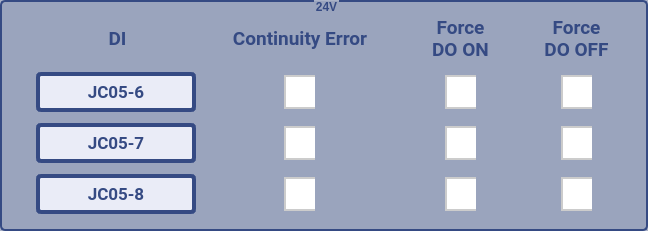
     <widget class="QGroupBox" name="groupBox_4">
      <property name="geometry">
       <rect>
        <x>667</x>
        <y>50</y>
        <width>648</width>
        <height>231</height>
       </rect>
      </property>
      <property name="styleSheet">
       <string notr="true">QGroupBox {
    font: 12pt &quot;Roboto&quot;;
    border: 2px solid rgb(53,74,131);
    border-radius: 5px;
   font-weight: bold;
   margin-top: 1ex;
background:color rgb(150,160,186,80%);
}

QGroupBox::title {
    subcontrol-position: top center;
    color: rgb(53,74,131);
  margin-top: -6ex;
 
}
</string>
      </property>
      <property name="title">
       <string>24V</string>
      </property>
      <widget class="QCheckBox" name="cbContErrHarnessDI1_OnOff_5">
       <property name="geometry">
        <rect>
         <x>561</x>
         <y>72</y>
         <width>31</width>
         <height>41</height>
        </rect>
       </property>
       <property name="font">
        <font>
         <pointsize>-1</pointsize>
        </font>
       </property>
       <property name="styleSheet">
        <string notr="true">QCheckBox {
    spacing: 18px; /* Adjust spacing between the checkbox and text */
    font-size: 28px; /* Set the font size */
    background-color: rgba(150, 160, 186, 1%); /* Background color */
 color:rgb(53,74, 131);
}

QCheckBox::indicator {
    width: 30px; /* Adjust the width of the checkbox indicator */
    height: 30px; /* Adjust the height of the checkbox indicator */
    border-radius: 30px; /* Make the indicator circular */
    border: 2px solid #cccccc; /* Add a border around the indicator */
color:rgb(53,74, 131);
}

QCheckBox::indicator:checked {
    background-color: #000000; /* Change the background color of the indicator when checked */
    border: 2px solid #ffffff; /* Add a border around the indicator when checked */
color:rgb(53,74, 131);
}

QCheckBox::indicator:unchecked {
    background-color: #ffffff; /* Change the background color of the indicator when unchecked */
color:rgb(53,74, 131);
}
</string>
       </property>
       <property name="text">
        <string/>
       </property>
      </widget>
      <widget class="QLabel" name="label_109">
       <property name="geometry">
        <rect>
         <x>536</x>
         <y>15</y>
         <width>81</width>
         <height>46</height>
        </rect>
       </property>
       <property name="font">
        <font>
         <family>Roboto</family>
         <pointsize>14</pointsize>
         <weight>75</weight>
         <bold>true</bold>
        </font>
       </property>
       <property name="styleSheet">
        <string notr="true">background:color rgb(150,160,186,1%);
color:rgb(53,74, 131);</string>
       </property>
       <property name="text">
        <string>Force
DO OFF</string>
       </property>
       <property name="alignment">
        <set>Qt::AlignCenter</set>
       </property>
      </widget>
      <widget class="QCheckBox" name="cbContErrHarnessDI1_OnOff_6">
       <property name="geometry">
        <rect>
         <x>445</x>
         <y>72</y>
         <width>31</width>
         <height>41</height>
        </rect>
       </property>
       <property name="font">
        <font>
         <pointsize>-1</pointsize>
        </font>
       </property>
       <property name="styleSheet">
        <string notr="true">QCheckBox {
    spacing: 18px; /* Adjust spacing between the checkbox and text */
    font-size: 28px; /* Set the font size */
    background-color: rgba(150, 160, 186, 1%); /* Background color */
 color:rgb(53,74, 131);
}

QCheckBox::indicator {
    width: 30px; /* Adjust the width of the checkbox indicator */
    height: 30px; /* Adjust the height of the checkbox indicator */
    border-radius: 30px; /* Make the indicator circular */
    border: 2px solid #cccccc; /* Add a border around the indicator */
color:rgb(53,74, 131);
}

QCheckBox::indicator:checked {
    background-color: #000000; /* Change the background color of the indicator when checked */
    border: 2px solid #ffffff; /* Add a border around the indicator when checked */
color:rgb(53,74, 131);
}

QCheckBox::indicator:unchecked {
    background-color: #ffffff; /* Change the background color of the indicator when unchecked */
color:rgb(53,74, 131);
}
</string>
       </property>
       <property name="text">
        <string/>
       </property>
      </widget>
      <widget class="QLabel" name="lblCorrectHDI2_5">
       <property name="geometry">
        <rect>
         <x>36</x>
         <y>123</y>
         <width>160</width>
         <height>40</height>
        </rect>
       </property>
       <property name="font">
        <font>
         <family>Roboto</family>
         <pointsize>13</pointsize>
         <weight>75</weight>
         <bold>true</bold>
        </font>
       </property>
       <property name="styleSheet">
        <string notr="true">background:rgb(234, 236, 247);
border: 4px solid rgb(53,74, 131);
color:rgb(53,74, 131);
border-radius:5px;



</string>
       </property>
       <property name="text">
        <string>JC05-7</string>
       </property>
       <property name="alignment">
        <set>Qt::AlignCenter</set>
       </property>
      </widget>
      <widget class="QCheckBox" name="cbContErrHarnessDO1_3">
       <property name="geometry">
        <rect>
         <x>284</x>
         <y>72</y>
         <width>31</width>
         <height>41</height>
        </rect>
       </property>
       <property name="font">
        <font>
         <pointsize>-1</pointsize>
        </font>
       </property>
       <property name="styleSheet">
        <string notr="true">QCheckBox {
    spacing: 18px; /* Adjust spacing between the checkbox and text */
    font-size: 28px; /* Set the font size */
    background-color: rgba(150, 160, 186, 1%); /* Background color */
 color:rgb(53,74, 131);
}

QCheckBox::indicator {
    width: 30px; /* Adjust the width of the checkbox indicator */
    height: 30px; /* Adjust the height of the checkbox indicator */
    border-radius: 30px; /* Make the indicator circular */
    border: 2px solid #cccccc; /* Add a border around the indicator */
color:rgb(53,74, 131);
}

QCheckBox::indicator:checked {
    background-color: #000000; /* Change the background color of the indicator when checked */
    border: 2px solid #ffffff; /* Add a border around the indicator when checked */
color:rgb(53,74, 131);
}

QCheckBox::indicator:unchecked {
    background-color: #ffffff; /* Change the background color of the indicator when unchecked */
color:rgb(53,74, 131);
}
</string>
       </property>
       <property name="text">
        <string/>
       </property>
      </widget>
      <widget class="QLabel" name="lblCorrectHDI1_3">
       <property name="geometry">
        <rect>
         <x>36</x>
         <y>72</y>
         <width>160</width>
         <height>40</height>
        </rect>
       </property>
       <property name="font">
        <font>
         <family>Roboto</family>
         <pointsize>13</pointsize>
         <weight>75</weight>
         <bold>true</bold>
        </font>
       </property>
       <property name="styleSheet">
        <string notr="true">background:rgb(234, 236, 247);
border: 4px solid rgb(53,74, 131);
color:rgb(53,74, 131);
border-radius:5px;



</string>
       </property>
       <property name="text">
        <string>JC05-6</string>
       </property>
       <property name="alignment">
        <set>Qt::AlignCenter</set>
       </property>
      </widget>
      <widget class="QLabel" name="label_110">
       <property name="geometry">
        <rect>
         <x>420</x>
         <y>15</y>
         <width>81</width>
         <height>46</height>
        </rect>
       </property>
       <property name="font">
        <font>
         <family>Roboto</family>
         <pointsize>14</pointsize>
         <weight>75</weight>
         <bold>true</bold>
        </font>
       </property>
       <property name="styleSheet">
        <string notr="true">background:color rgb(150,160,186,1%);
color:rgb(53,74, 131);</string>
       </property>
       <property name="text">
        <string>Force
DO ON</string>
       </property>
       <property name="alignment">
        <set>Qt::AlignCenter</set>
       </property>
      </widget>
      <widget class="QCheckBox" name="cbContErrHarnessDI2_OnOff_9">
       <property name="geometry">
        <rect>
         <x>445</x>
         <y>174</y>
         <width>31</width>
         <height>41</height>
        </rect>
       </property>
       <property name="font">
        <font>
         <pointsize>-1</pointsize>
        </font>
       </property>
       <property name="styleSheet">
        <string notr="true">QCheckBox {
    spacing: 18px; /* Adjust spacing between the checkbox and text */
    font-size: 28px; /* Set the font size */
    background-color: rgba(150, 160, 186, 1%); /* Background color */
 color:rgb(53,74, 131);
}

QCheckBox::indicator {
    width: 30px; /* Adjust the width of the checkbox indicator */
    height: 30px; /* Adjust the height of the checkbox indicator */
    border-radius: 30px; /* Make the indicator circular */
    border: 2px solid #cccccc; /* Add a border around the indicator */
color:rgb(53,74, 131);
}

QCheckBox::indicator:checked {
    background-color: #000000; /* Change the background color of the indicator when checked */
    border: 2px solid #ffffff; /* Add a border around the indicator when checked */
color:rgb(53,74, 131);
}

QCheckBox::indicator:unchecked {
    background-color: #ffffff; /* Change the background color of the indicator when unchecked */
color:rgb(53,74, 131);
}
</string>
       </property>
       <property name="text">
        <string/>
       </property>
      </widget>
      <widget class="QCheckBox" name="cbContErrHarnessDO2_5">
       <property name="geometry">
        <rect>
         <x>284</x>
         <y>123</y>
         <width>31</width>
         <height>41</height>
        </rect>
       </property>
       <property name="font">
        <font>
         <pointsize>-1</pointsize>
        </font>
       </property>
       <property name="styleSheet">
        <string notr="true">QCheckBox {
    spacing: 18px; /* Adjust spacing between the checkbox and text */
    font-size: 28px; /* Set the font size */
    background-color: rgba(150, 160, 186, 1%); /* Background color */
 color:rgb(53,74, 131);
}

QCheckBox::indicator {
    width: 30px; /* Adjust the width of the checkbox indicator */
    height: 30px; /* Adjust the height of the checkbox indicator */
    border-radius: 30px; /* Make the indicator circular */
    border: 2px solid #cccccc; /* Add a border around the indicator */
color:rgb(53,74, 131);
}

QCheckBox::indicator:checked {
    background-color: #000000; /* Change the background color of the indicator when checked */
    border: 2px solid #ffffff; /* Add a border around the indicator when checked */
color:rgb(53,74, 131);
}

QCheckBox::indicator:unchecked {
    background-color: #ffffff; /* Change the background color of the indicator when unchecked */
color:rgb(53,74, 131);
}
</string>
       </property>
       <property name="text">
        <string/>
       </property>
      </widget>
      <widget class="QLabel" name="lblCorrectHDI2_6">
       <property name="geometry">
        <rect>
         <x>36</x>
         <y>174</y>
         <width>160</width>
         <height>40</height>
        </rect>
       </property>
       <property name="font">
        <font>
         <family>Roboto</family>
         <pointsize>13</pointsize>
         <weight>75</weight>
         <bold>true</bold>
        </font>
       </property>
       <property name="styleSheet">
        <string notr="true">background:rgb(234, 236, 247);
border: 4px solid rgb(53,74, 131);
color:rgb(53,74, 131);
border-radius:5px;



</string>
       </property>
       <property name="text">
        <string>JC05-8</string>
       </property>
       <property name="alignment">
        <set>Qt::AlignCenter</set>
       </property>
      </widget>
      <widget class="QLabel" name="label_116">
       <property name="geometry">
        <rect>
         <x>214</x>
         <y>15</y>
         <width>172</width>
         <height>46</height>
        </rect>
       </property>
       <property name="font">
        <font>
         <family>Roboto</family>
         <pointsize>14</pointsize>
         <weight>75</weight>
         <bold>true</bold>
        </font>
       </property>
       <property name="styleSheet">
        <string notr="true">background:color rgb(150,160,186,0%);
color:rgb(53,74, 131);</string>
       </property>
       <property name="text">
        <string>Continuity Error</string>
       </property>
       <property name="alignment">
        <set>Qt::AlignCenter</set>
       </property>
      </widget>
      <widget class="QCheckBox" name="cbContErrHarnessDO2_6">
       <property name="geometry">
        <rect>
         <x>284</x>
         <y>174</y>
         <width>31</width>
         <height>41</height>
        </rect>
       </property>
       <property name="font">
        <font>
         <pointsize>-1</pointsize>
        </font>
       </property>
       <property name="styleSheet">
        <string notr="true">QCheckBox {
    spacing: 18px; /* Adjust spacing between the checkbox and text */
    font-size: 28px; /* Set the font size */
    background-color: rgba(150, 160, 186, 1%); /* Background color */
 color:rgb(53,74, 131);
}

QCheckBox::indicator {
    width: 30px; /* Adjust the width of the checkbox indicator */
    height: 30px; /* Adjust the height of the checkbox indicator */
    border-radius: 30px; /* Make the indicator circular */
    border: 2px solid #cccccc; /* Add a border around the indicator */
color:rgb(53,74, 131);
}

QCheckBox::indicator:checked {
    background-color: #000000; /* Change the background color of the indicator when checked */
    border: 2px solid #ffffff; /* Add a border around the indicator when checked */
color:rgb(53,74, 131);
}

QCheckBox::indicator:unchecked {
    background-color: #ffffff; /* Change the background color of the indicator when unchecked */
color:rgb(53,74, 131);
}
</string>
       </property>
       <property name="text">
        <string/>
       </property>
      </widget>
      <widget class="QCheckBox" name="cbContErrHarnessDI2_OnOff_10">
       <property name="geometry">
        <rect>
         <x>561</x>
         <y>174</y>
         <width>31</width>
         <height>41</height>
        </rect>
       </property>
       <property name="font">
        <font>
         <pointsize>-1</pointsize>
        </font>
       </property>
       <property name="styleSheet">
        <string notr="true">QCheckBox {
    spacing: 18px; /* Adjust spacing between the checkbox and text */
    font-size: 28px; /* Set the font size */
    background-color: rgba(150, 160, 186, 1%); /* Background color */
 color:rgb(53,74, 131);
}

QCheckBox::indicator {
    width: 30px; /* Adjust the width of the checkbox indicator */
    height: 30px; /* Adjust the height of the checkbox indicator */
    border-radius: 30px; /* Make the indicator circular */
    border: 2px solid #cccccc; /* Add a border around the indicator */
color:rgb(53,74, 131);
}

QCheckBox::indicator:checked {
    background-color: #000000; /* Change the background color of the indicator when checked */
    border: 2px solid #ffffff; /* Add a border around the indicator when checked */
color:rgb(53,74, 131);
}

QCheckBox::indicator:unchecked {
    background-color: #ffffff; /* Change the background color of the indicator when unchecked */
color:rgb(53,74, 131);
}
</string>
       </property>
       <property name="text">
        <string/>
       </property>
      </widget>
      <widget class="QCheckBox" name="cbContErrHarnessDI2_OnOff_11">
       <property name="geometry">
        <rect>
         <x>561</x>
         <y>123</y>
         <width>31</width>
         <height>41</height>
        </rect>
       </property>
       <property name="font">
        <font>
         <pointsize>-1</pointsize>
        </font>
       </property>
       <property name="styleSheet">
        <string notr="true">QCheckBox {
    spacing: 18px; /* Adjust spacing between the checkbox and text */
    font-size: 28px; /* Set the font size */
    background-color: rgba(150, 160, 186, 1%); /* Background color */
 color:rgb(53,74, 131);
}

QCheckBox::indicator {
    width: 30px; /* Adjust the width of the checkbox indicator */
    height: 30px; /* Adjust the height of the checkbox indicator */
    border-radius: 30px; /* Make the indicator circular */
    border: 2px solid #cccccc; /* Add a border around the indicator */
color:rgb(53,74, 131);
}

QCheckBox::indicator:checked {
    background-color: #000000; /* Change the background color of the indicator when checked */
    border: 2px solid #ffffff; /* Add a border around the indicator when checked */
color:rgb(53,74, 131);
}

QCheckBox::indicator:unchecked {
    background-color: #ffffff; /* Change the background color of the indicator when unchecked */
color:rgb(53,74, 131);
}
</string>
       </property>
       <property name="text">
        <string/>
       </property>
      </widget>
      <widget class="QCheckBox" name="cbContErrHarnessDI2_OnOff_12">
       <property name="geometry">
        <rect>
         <x>445</x>
         <y>123</y>
         <width>31</width>
         <height>41</height>
        </rect>
       </property>
       <property name="font">
        <font>
         <pointsize>-1</pointsize>
        </font>
       </property>
       <property name="styleSheet">
        <string notr="true">QCheckBox {
    spacing: 18px; /* Adjust spacing between the checkbox and text */
    font-size: 28px; /* Set the font size */
    background-color: rgba(150, 160, 186, 1%); /* Background color */
 color:rgb(53,74, 131);
}

QCheckBox::indicator {
    width: 30px; /* Adjust the width of the checkbox indicator */
    height: 30px; /* Adjust the height of the checkbox indicator */
    border-radius: 30px; /* Make the indicator circular */
    border: 2px solid #cccccc; /* Add a border around the indicator */
color:rgb(53,74, 131);
}

QCheckBox::indicator:checked {
    background-color: #000000; /* Change the background color of the indicator when checked */
    border: 2px solid #ffffff; /* Add a border around the indicator when checked */
color:rgb(53,74, 131);
}

QCheckBox::indicator:unchecked {
    background-color: #ffffff; /* Change the background color of the indicator when unchecked */
color:rgb(53,74, 131);
}
</string>
       </property>
       <property name="text">
        <string/>
       </property>
      </widget>
      <widget class="QLabel" name="label_111">
       <property name="geometry">
        <rect>
         <x>87</x>
         <y>15</y>
         <width>61</width>
         <height>46</height>
        </rect>
       </property>
       <property name="font">
        <font>
         <family>Roboto</family>
         <pointsize>14</pointsize>
         <weight>75</weight>
         <bold>true</bold>
        </font>
       </property>
       <property name="styleSheet">
        <string notr="true">background:color rgb(150,160,186,1%);
color:rgb(53,74, 131);</string>
       </property>
       <property name="text">
        <string>DI</string>
       </property>
       <property name="alignment">
        <set>Qt::AlignCenter</set>
       </property>
      </widget>
     </widget>
